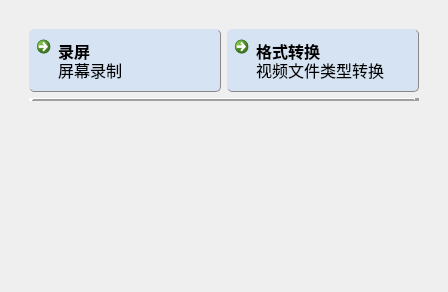
<?xml version="1.0" encoding="UTF-8"?>
<ui version="4.0">
 <class>Form</class>
 <widget class="QWidget" name="Form">
  <property name="geometry">
   <rect>
    <x>0</x>
    <y>0</y>
    <width>448</width>
    <height>292</height>
   </rect>
  </property>
  <property name="windowTitle">
   <string>Form</string>
  </property>
  <property name="styleSheet">
   <string notr="true">QPushButton{
    background-color: rgb(250,252,253);
    border-radius: 5px;
    padding: 8px;
	font-size:12pt;
    border-right: 2px solid #888888;  /* 按钮边框，2px宽，白色 */
    border-bottom: 2px solid #888888;  /* 按钮边框，2px宽，白色 */
    border-left: 1px solid #ffffff;  /* 按钮边框，2px宽，白色 */
    border-top: 1px solid #ffffff;  /* 按钮边框，2px宽，白色 */
}


QCommandLinkButton{
    background-color: rgb(214,227,242);
    border-radius: 5px;
    padding: 8px;
    border-right: 1px solid #888888;  /* 按钮边框，2px宽，白色 */
    border-bottom: 1px solid #888888;  /* 按钮边框，2px宽，白色 */
    border-left: 0px solid #ffffff;  /* 按钮边框，2px宽，白色 */
    border-top: 0px solid #ffffff;  /* 按钮边框，2px宽，白色 */
}
QPushButton:hover { 
	border-right: 2px solid #888888;  /* 按钮边框，2px宽，白色 */
    border-bottom: 2px solid #888888;  /* 按钮边框，2px宽，白色 */
    border-left: 1px solid #ffffff;  /* 按钮边框，2px宽，白色 */
    border-top: 1px solid #ffffff;  /* 按钮边框，2px宽，白色 */
}
QPushButton:pressed { 
    background-color: lightgray;
	border: 2px solid #888888;
}</string>
  </property>
  <layout class="QVBoxLayout" name="verticalLayout_3">
   <item>
    <widget class="QScrollArea" name="scrollArea">
     <property name="frameShape">
      <enum>QFrame::NoFrame</enum>
     </property>
     <property name="lineWidth">
      <number>0</number>
     </property>
     <property name="widgetResizable">
      <bool>true</bool>
     </property>
     <widget class="QWidget" name="scrollAreaWidgetContents">
      <property name="geometry">
       <rect>
        <x>0</x>
        <y>0</y>
        <width>430</width>
        <height>274</height>
       </rect>
      </property>
      <layout class="QVBoxLayout" name="verticalLayout_8">
       <item>
        <widget class="QWidget" name="widget_4" native="true">
         <property name="styleSheet">
          <string notr="true"/>
         </property>
         <layout class="QGridLayout" name="gridLayout_3">
          <item row="1" column="0" colspan="2">
           <widget class="Line" name="line_5">
            <property name="styleSheet">
             <string notr="true">border-bottom: 2px solid #888888;</string>
            </property>
            <property name="frameShadow">
             <enum>QFrame::Raised</enum>
            </property>
            <property name="lineWidth">
             <number>5</number>
            </property>
            <property name="orientation">
             <enum>Qt::Horizontal</enum>
            </property>
           </widget>
          </item>
          <item row="0" column="1">
           <widget class="QCommandLinkButton" name="commandLinkButton_convert">
            <property name="enabled">
             <bool>true</bool>
            </property>
            <property name="cursor">
             <cursorShape>PointingHandCursor</cursorShape>
            </property>
            <property name="tabletTracking">
             <bool>false</bool>
            </property>
            <property name="focusPolicy">
             <enum>Qt::StrongFocus</enum>
            </property>
            <property name="contextMenuPolicy">
             <enum>Qt::DefaultContextMenu</enum>
            </property>
            <property name="toolTipDuration">
             <number>-1</number>
            </property>
            <property name="layoutDirection">
             <enum>Qt::LeftToRight</enum>
            </property>
            <property name="autoFillBackground">
             <bool>false</bool>
            </property>
            <property name="text">
             <string>格式转换</string>
            </property>
            <property name="icon">
             <iconset>
              <normaloff>../../../resources/icons/strategy.svg</normaloff>../../../resources/icons/strategy.svg</iconset>
            </property>
            <property name="checkable">
             <bool>true</bool>
            </property>
            <property name="checked">
             <bool>false</bool>
            </property>
            <property name="autoRepeat">
             <bool>false</bool>
            </property>
            <property name="autoExclusive">
             <bool>false</bool>
            </property>
            <property name="autoDefault">
             <bool>false</bool>
            </property>
            <property name="default">
             <bool>false</bool>
            </property>
            <property name="description">
             <string>视频文件类型转换</string>
            </property>
           </widget>
          </item>
          <item row="0" column="0">
           <widget class="QCommandLinkButton" name="commandLinkButton_screenshoot">
            <property name="enabled">
             <bool>true</bool>
            </property>
            <property name="cursor">
             <cursorShape>PointingHandCursor</cursorShape>
            </property>
            <property name="tabletTracking">
             <bool>false</bool>
            </property>
            <property name="focusPolicy">
             <enum>Qt::StrongFocus</enum>
            </property>
            <property name="contextMenuPolicy">
             <enum>Qt::DefaultContextMenu</enum>
            </property>
            <property name="toolTipDuration">
             <number>-1</number>
            </property>
            <property name="layoutDirection">
             <enum>Qt::LeftToRight</enum>
            </property>
            <property name="autoFillBackground">
             <bool>false</bool>
            </property>
            <property name="text">
             <string>录屏</string>
            </property>
            <property name="icon">
             <iconset>
              <normaloff>../../../resources/icons/PDF.svg</normaloff>../../../resources/icons/PDF.svg</iconset>
            </property>
            <property name="checkable">
             <bool>true</bool>
            </property>
            <property name="checked">
             <bool>false</bool>
            </property>
            <property name="autoRepeat">
             <bool>false</bool>
            </property>
            <property name="autoExclusive">
             <bool>false</bool>
            </property>
            <property name="autoDefault">
             <bool>false</bool>
            </property>
            <property name="default">
             <bool>false</bool>
            </property>
            <property name="description">
             <string>屏幕录制</string>
            </property>
           </widget>
          </item>
         </layout>
        </widget>
       </item>
       <item>
        <spacer name="verticalSpacer">
         <property name="orientation">
          <enum>Qt::Vertical</enum>
         </property>
         <property name="sizeHint" stdset="0">
          <size>
           <width>20</width>
           <height>40</height>
          </size>
         </property>
        </spacer>
       </item>
      </layout>
     </widget>
    </widget>
   </item>
  </layout>
 </widget>
 <resources/>
 <connections/>
</ui>
